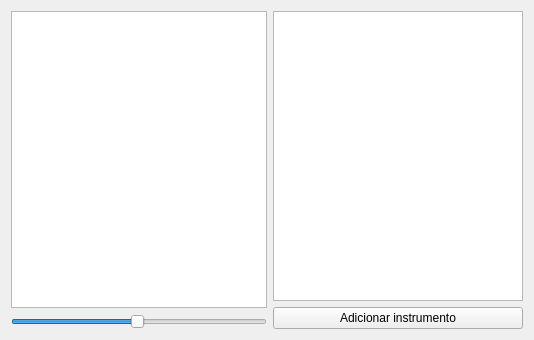
<?xml version="1.0" encoding="UTF-8"?>
<ui version="4.0">
 <class>MapaWidget</class>
 <widget class="QWidget" name="MapaWidget">
  <property name="geometry">
   <rect>
    <x>0</x>
    <y>0</y>
    <width>534</width>
    <height>340</height>
   </rect>
  </property>
  <property name="windowTitle">
   <string>Form</string>
  </property>
  <layout class="QVBoxLayout" name="verticalLayout">
   <item>
    <layout class="QHBoxLayout" name="horizontalLayout">
     <item>
      <layout class="QVBoxLayout" name="verticalLayout_3">
       <item>
        <widget class="MapaView" name="view"/>
       </item>
       <item>
        <widget class="QSlider" name="horizontalSlider">
         <property name="minimum">
          <number>1</number>
         </property>
         <property name="maximum">
          <number>100</number>
         </property>
         <property name="singleStep">
          <number>1</number>
         </property>
         <property name="value">
          <number>50</number>
         </property>
         <property name="orientation">
          <enum>Qt::Horizontal</enum>
         </property>
        </widget>
       </item>
      </layout>
     </item>
     <item>
      <layout class="QVBoxLayout" name="verticalLayout_2">
       <item>
        <widget class="QListWidget" name="taiko_list">
         <property name="maximumSize">
          <size>
           <width>250</width>
           <height>16777215</height>
          </size>
         </property>
        </widget>
       </item>
       <item>
        <widget class="QPushButton" name="add_taiko">
         <property name="maximumSize">
          <size>
           <width>250</width>
           <height>16777215</height>
          </size>
         </property>
         <property name="text">
          <string>Adicionar instrumento</string>
         </property>
        </widget>
       </item>
      </layout>
     </item>
    </layout>
   </item>
  </layout>
 </widget>
 <customwidgets>
  <customwidget>
   <class>MapaView</class>
   <extends>QGraphicsView</extends>
   <header>mapaview.h</header>
   <slots>
    <signal>zoom(int)</signal>
   </slots>
  </customwidget>
 </customwidgets>
 <resources/>
 <connections>
  <connection>
   <sender>taiko_list</sender>
   <signal>doubleClicked(QModelIndex)</signal>
   <receiver>add_taiko</receiver>
   <slot>click()</slot>
   <hints>
    <hint type="sourcelabel">
     <x>308</x>
     <y>92</y>
    </hint>
    <hint type="destinationlabel">
     <x>356</x>
     <y>297</y>
    </hint>
   </hints>
  </connection>
 </connections>
</ui>
